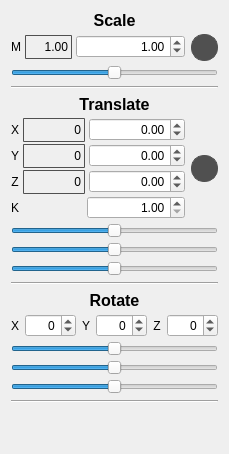
          <widget class="QWidget" name="transform">
           <attribute name="title">
            <string>Transform</string>
           </attribute>
           <layout class="QHBoxLayout" name="horizontalLayout_7">
            <item>
             <layout class="QVBoxLayout" name="verticalLayout">
              <property name="spacing">
               <number>6</number>
              </property>
              <item>
               <layout class="QVBoxLayout" name="verticalLayoutScale">
                <property name="spacing">
                 <number>4</number>
                </property>
                <item>
                 <widget class="QLabel" name="labelScale">
                  <property name="sizePolicy">
                   <sizepolicy hsizetype="Preferred" vsizetype="Fixed">
                    <horstretch>0</horstretch>
                    <verstretch>0</verstretch>
                   </sizepolicy>
                  </property>
                  <property name="font">
                   <font>
                    <pointsize>12</pointsize>
                    <weight>75</weight>
                    <bold>true</bold>
                   </font>
                  </property>
                  <property name="text">
                   <string>Scale</string>
                  </property>
                  <property name="alignment">
                   <set>Qt::AlignCenter</set>
                  </property>
                 </widget>
                </item>
                <item>
                 <layout class="QHBoxLayout" name="horizontalLayout_3">
                  <property name="spacing">
                   <number>6</number>
                  </property>
                  <item>
                   <layout class="QVBoxLayout" name="verticalLayout_2">
                    <property name="spacing">
                     <number>2</number>
                    </property>
                    <item>
                     <layout class="QHBoxLayout" name="horizontalScaleXLayout">
                      <property name="spacing">
                       <number>4</number>
                      </property>
                      <item>
                       <widget class="QLabel" name="labelScaleM">
                        <property name="enabled">
                         <bool>true</bool>
                        </property>
                        <property name="sizePolicy">
                         <sizepolicy hsizetype="Fixed" vsizetype="Preferred">
                          <horstretch>0</horstretch>
                          <verstretch>0</verstretch>
                         </sizepolicy>
                        </property>
                        <property name="text">
                         <string>M</string>
                        </property>
                        <property name="alignment">
                         <set>Qt::AlignCenter</set>
                        </property>
                       </widget>
                      </item>
                      <item>
                       <widget class="QLabel" name="labelScaleValue">
                        <property name="sizePolicy">
                         <sizepolicy hsizetype="Preferred" vsizetype="Fixed">
                          <horstretch>0</horstretch>
                          <verstretch>0</verstretch>
                         </sizepolicy>
                        </property>
                        <property name="styleSheet">
                         <string notr="true">QLabel { 
border-color: rgb(80, 80, 80);
border-style: solid;
border-width:1px;
border-radius:1px;
max-width:45px;
max-height:22px;
min-width:45px;
min-height:22px;
}</string>
                        </property>
                        <property name="text">
                         <string>1.00</string>
                        </property>
                        <property name="alignment">
                         <set>Qt::AlignRight|Qt::AlignTrailing|Qt::AlignVCenter</set>
                        </property>
                       </widget>
                      </item>
                      <item>
                       <widget class="QDoubleSpinBox" name="doubleScaleSpinBox">
                        <property name="sizePolicy">
                         <sizepolicy hsizetype="Minimum" vsizetype="Fixed">
                          <horstretch>0</horstretch>
                          <verstretch>0</verstretch>
                         </sizepolicy>
                        </property>
                        <property name="baseSize">
                         <size>
                          <width>0</width>
                          <height>0</height>
                         </size>
                        </property>
                        <property name="locale">
                         <locale language="English" country="UnitedStates"/>
                        </property>
                        <property name="alignment">
                         <set>Qt::AlignRight|Qt::AlignTrailing|Qt::AlignVCenter</set>
                        </property>
                        <property name="maximum">
                         <double>10.000000000000000</double>
                        </property>
                        <property name="singleStep">
                         <double>0.050000000000000</double>
                        </property>
                        <property name="value">
                         <double>1.000000000000000</double>
                        </property>
                       </widget>
                      </item>
                     </layout>
                    </item>
                   </layout>
                  </item>
                  <item>
                   <widget class="QPushButton" name="pushScaleButton">
                    <property name="minimumSize">
                     <size>
                      <width>27</width>
                      <height>27</height>
                     </size>
                    </property>
                    <property name="font">
                     <font>
                      <pointsize>12</pointsize>
                      <weight>75</weight>
                      <bold>true</bold>
                     </font>
                    </property>
                    <property name="styleSheet">
                     <string notr="true">QPushButton {
color: rgb(249, 249, 249);
background-color: rgb(80, 80, 80);
border-color: rgb(80, 80, 80);
border-style: solid;
border-width:1px;
border-radius:12.5px;
max-width:25px;
max-height:25px;
min-width:25px;
min-height:25px;
}

QPushButton:hover {
background-color: rgb(90, 90, 90);
border-color: rgb(90, 90, 90);
border-style: solid;
border-width:1px;
border-radius:12.5px;
max-width:25px;
max-height:25px;
min-width:25px;
min-height:25px;
}

QPushButton:pressed {
background-color: rgb(99, 99, 99);
border-color: rgb(99, 99, 99);
border-style: solid;
border-width:1px;
border-radius:12.5px;
max-width:25px;
max-height:25px;
min-width:25px;
min-height:25px;
}</string>
                    </property>
                    <property name="text">
                     <string/>
                    </property>
                   </widget>
                  </item>
                 </layout>
                </item>
                <item>
                 <widget class="QSlider" name="horizontalSliderScale">
                  <property name="sizePolicy">
                   <sizepolicy hsizetype="Preferred" vsizetype="Fixed">
                    <horstretch>0</horstretch>
                    <verstretch>0</verstretch>
                   </sizepolicy>
                  </property>
                  <property name="maximum">
                   <number>400</number>
                  </property>
                  <property name="singleStep">
                   <number>1</number>
                  </property>
                  <property name="pageStep">
                   <number>0</number>
                  </property>
                  <property name="value">
                   <number>200</number>
                  </property>
                  <property name="sliderPosition">
                   <number>200</number>
                  </property>
                  <property name="orientation">
                   <enum>Qt::Horizontal</enum>
                  </property>
                 </widget>
                </item>
               </layout>
              </item>
              <item>
               <widget class="Line" name="line_2">
                <property name="orientation">
                 <enum>Qt::Horizontal</enum>
                </property>
               </widget>
              </item>
              <item>
               <layout class="QVBoxLayout" name="verticalLayoutTranslate">
                <property name="spacing">
                 <number>4</number>
                </property>
                <item>
                 <widget class="QLabel" name="labelTranslate">
                  <property name="sizePolicy">
                   <sizepolicy hsizetype="Preferred" vsizetype="Fixed">
                    <horstretch>0</horstretch>
                    <verstretch>0</verstretch>
                   </sizepolicy>
                  </property>
                  <property name="font">
                   <font>
                    <pointsize>12</pointsize>
                    <weight>75</weight>
                    <bold>true</bold>
                   </font>
                  </property>
                  <property name="text">
                   <string>Translate</string>
                  </property>
                  <property name="alignment">
                   <set>Qt::AlignCenter</set>
                  </property>
                 </widget>
                </item>
                <item>
                 <layout class="QHBoxLayout" name="horizontalLayout_4">
                  <property name="spacing">
                   <number>6</number>
                  </property>
                  <item>
                   <layout class="QVBoxLayout" name="verticalLayout_3">
                    <property name="spacing">
                     <number>2</number>
                    </property>
                    <item>
                     <layout class="QHBoxLayout" name="horizontalXTranslateLayout">
                      <property name="spacing">
                       <number>4</number>
                      </property>
                      <item>
                       <widget class="QLabel" name="labelTranslateX">
                        <property name="sizePolicy">
                         <sizepolicy hsizetype="Fixed" vsizetype="Preferred">
                          <horstretch>0</horstretch>
                          <verstretch>0</verstretch>
                         </sizepolicy>
                        </property>
                        <property name="text">
                         <string>X</string>
                        </property>
                        <property name="alignment">
                         <set>Qt::AlignCenter</set>
                        </property>
                       </widget>
                      </item>
                      <item>
                       <widget class="QLabel" name="labelTranslateValueX">
                        <property name="sizePolicy">
                         <sizepolicy hsizetype="Preferred" vsizetype="Fixed">
                          <horstretch>0</horstretch>
                          <verstretch>0</verstretch>
                         </sizepolicy>
                        </property>
                        <property name="styleSheet">
                         <string notr="true">QLabel { 
border-color: rgb(80, 80, 80);
border-style: solid;
border-width:1px;
border-radius:1px;
max-width:60px;
max-height:22px;
min-width:60px;
min-height:22px;
}</string>
                        </property>
                        <property name="text">
                         <string>0</string>
                        </property>
                        <property name="alignment">
                         <set>Qt::AlignRight|Qt::AlignTrailing|Qt::AlignVCenter</set>
                        </property>
                       </widget>
                      </item>
                      <item>
                       <widget class="QDoubleSpinBox" name="doubleTranslateXSpinBox">
                        <property name="locale">
                         <locale language="English" country="UnitedStates"/>
                        </property>
                        <property name="alignment">
                         <set>Qt::AlignRight|Qt::AlignTrailing|Qt::AlignVCenter</set>
                        </property>
                        <property name="minimum">
                         <double>-99.989999999999995</double>
                        </property>
                        <property name="singleStep">
                         <double>0.050000000000000</double>
                        </property>
                       </widget>
                      </item>
                     </layout>
                    </item>
                    <item>
                     <layout class="QHBoxLayout" name="horizontalYTranslateLayout">
                      <property name="spacing">
                       <number>4</number>
                      </property>
                      <item>
                       <widget class="QLabel" name="labelTranslateY">
                        <property name="sizePolicy">
                         <sizepolicy hsizetype="Fixed" vsizetype="Preferred">
                          <horstretch>0</horstretch>
                          <verstretch>0</verstretch>
                         </sizepolicy>
                        </property>
                        <property name="text">
                         <string>Y</string>
                        </property>
                        <property name="alignment">
                         <set>Qt::AlignCenter</set>
                        </property>
                       </widget>
                      </item>
                      <item>
                       <widget class="QLabel" name="labelTranslateValueY">
                        <property name="sizePolicy">
                         <sizepolicy hsizetype="Preferred" vsizetype="Fixed">
                          <horstretch>0</horstretch>
                          <verstretch>0</verstretch>
                         </sizepolicy>
                        </property>
                        <property name="styleSheet">
                         <string notr="true">QLabel { 
border-color: rgb(80, 80, 80);
border-style: solid;
border-width:1px;
border-radius:1px;
max-width:60px;
max-height:22px;
min-width:60px;
min-height:22px;
}</string>
                        </property>
                        <property name="text">
                         <string>0</string>
                        </property>
                        <property name="alignment">
                         <set>Qt::AlignRight|Qt::AlignTrailing|Qt::AlignVCenter</set>
                        </property>
                       </widget>
                      </item>
                      <item>
                       <widget class="QDoubleSpinBox" name="doubleTranslateYSpinBox">
                        <property name="locale">
                         <locale language="English" country="UnitedStates"/>
                        </property>
                        <property name="alignment">
                         <set>Qt::AlignRight|Qt::AlignTrailing|Qt::AlignVCenter</set>
                        </property>
                        <property name="minimum">
                         <double>-99.989999999999995</double>
                        </property>
                        <property name="singleStep">
                         <double>0.050000000000000</double>
                        </property>
                       </widget>
                      </item>
                     </layout>
                    </item>
                    <item>
                     <layout class="QHBoxLayout" name="horizontalZTranslateLayout">
                      <property name="spacing">
                       <number>4</number>
                      </property>
                      <item>
                       <widget class="QLabel" name="labelTranslateZ">
                        <property name="sizePolicy">
                         <sizepolicy hsizetype="Fixed" vsizetype="Preferred">
                          <horstretch>0</horstretch>
                          <verstretch>0</verstretch>
                         </sizepolicy>
                        </property>
                        <property name="text">
                         <string>Z</string>
                        </property>
                        <property name="alignment">
                         <set>Qt::AlignCenter</set>
                        </property>
                       </widget>
                      </item>
                      <item>
                       <widget class="QLabel" name="labelTranslateValueZ">
                        <property name="sizePolicy">
                         <sizepolicy hsizetype="Preferred" vsizetype="Fixed">
                          <horstretch>0</horstretch>
                          <verstretch>0</verstretch>
                         </sizepolicy>
                        </property>
                        <property name="styleSheet">
                         <string notr="true">QLabel { 
border-color: rgb(80, 80, 80);
border-style: solid;
border-width:1px;
border-radius:1px;
max-width:60px;
max-height:22px;
min-width:60px;
min-height:22px;
}</string>
                        </property>
                        <property name="text">
                         <string>0</string>
                        </property>
                        <property name="alignment">
                         <set>Qt::AlignRight|Qt::AlignTrailing|Qt::AlignVCenter</set>
                        </property>
                       </widget>
                      </item>
                      <item>
                       <widget class="QDoubleSpinBox" name="doubleTranslateZSpinBox">
                        <property name="locale">
                         <locale language="English" country="UnitedStates"/>
                        </property>
                        <property name="alignment">
                         <set>Qt::AlignRight|Qt::AlignTrailing|Qt::AlignVCenter</set>
                        </property>
                        <property name="minimum">
                         <double>-99.989999999999995</double>
                        </property>
                        <property name="singleStep">
                         <double>0.050000000000000</double>
                        </property>
                       </widget>
                      </item>
                     </layout>
                    </item>
                    <item>
                     <layout class="QHBoxLayout" name="horizontalLayout_13">
                      <property name="spacing">
                       <number>4</number>
                      </property>
                      <item>
                       <widget class="QLabel" name="labelTranslateK">
                        <property name="sizePolicy">
                         <sizepolicy hsizetype="Fixed" vsizetype="Preferred">
                          <horstretch>0</horstretch>
                          <verstretch>0</verstretch>
                         </sizepolicy>
                        </property>
                        <property name="text">
                         <string>K</string>
                        </property>
                        <property name="alignment">
                         <set>Qt::AlignCenter</set>
                        </property>
                       </widget>
                      </item>
                      <item>
                       <widget class="QLabel" name="labelTranslateValueZ_2">
                        <property name="sizePolicy">
                         <sizepolicy hsizetype="Preferred" vsizetype="Fixed">
                          <horstretch>0</horstretch>
                          <verstretch>0</verstretch>
                         </sizepolicy>
                        </property>
                        <property name="styleSheet">
                         <string notr="true">QLabel { 
max-width:60px;
max-height:22px;
min-width:60px;
min-height:22px;
}</string>
                        </property>
                        <property name="text">
                         <string/>
                        </property>
                        <property name="alignment">
                         <set>Qt::AlignRight|Qt::AlignTrailing|Qt::AlignVCenter</set>
                        </property>
                       </widget>
                      </item>
                      <item>
                       <widget class="QDoubleSpinBox" name="doubleTranslateKSpinBox">
                        <property name="locale">
                         <locale language="English" country="UnitedStates"/>
                        </property>
                        <property name="alignment">
                         <set>Qt::AlignRight|Qt::AlignTrailing|Qt::AlignVCenter</set>
                        </property>
                        <property name="minimum">
                         <double>1.000000000000000</double>
                        </property>
                        <property name="maximum">
                         <double>50.000000000000000</double>
                        </property>
                        <property name="singleStep">
                         <double>0.050000000000000</double>
                        </property>
                       </widget>
                      </item>
                     </layout>
                    </item>
                   </layout>
                  </item>
                  <item>
                   <widget class="QPushButton" name="pushTranslateButton">
                    <property name="font">
                     <font>
                      <pointsize>12</pointsize>
                      <weight>75</weight>
                      <bold>true</bold>
                     </font>
                    </property>
                    <property name="styleSheet">
                     <string notr="true">QPushButton {
color: rgb(249, 249, 249);
background-color: rgb(80, 80, 80);
border-color: rgb(80, 80, 80);
border-style: solid;
border-width:1px;
border-radius:12.5px;
max-width:25px;
max-height:25px;
min-width:25px;
min-height:25px;
}

QPushButton:hover {
background-color: rgb(90, 90, 90);
border-color: rgb(90, 90, 90);
border-style: solid;
border-width:1px;
border-radius:12.5px;
max-width:25px;
max-height:25px;
min-width:25px;
min-height:25px;
}

QPushButton:pressed {
background-color: rgb(99, 99, 99);
border-color: rgb(99, 99, 99);
border-style: solid;
border-width:1px;
border-radius:12.5px;
max-width:25px;
max-height:25px;
min-width:25px;
min-height:25px;
}</string>
                    </property>
                    <property name="text">
                     <string/>
                    </property>
                   </widget>
                  </item>
                 </layout>
                </item>
                <item>
                 <widget class="QSlider" name="horizontalSliderTranslateX">
                  <property name="sizePolicy">
                   <sizepolicy hsizetype="Preferred" vsizetype="Fixed">
                    <horstretch>0</horstretch>
                    <verstretch>0</verstretch>
                   </sizepolicy>
                  </property>
                  <property name="minimum">
                   <number>-100</number>
                  </property>
                  <property name="maximum">
                   <number>100</number>
                  </property>
                  <property name="pageStep">
                   <number>1</number>
                  </property>
                  <property name="value">
                   <number>0</number>
                  </property>
                  <property name="orientation">
                   <enum>Qt::Horizontal</enum>
                  </property>
                 </widget>
                </item>
                <item>
                 <widget class="QSlider" name="horizontalSliderTranslateY">
                  <property name="sizePolicy">
                   <sizepolicy hsizetype="Preferred" vsizetype="Fixed">
                    <horstretch>0</horstretch>
                    <verstretch>0</verstretch>
                   </sizepolicy>
                  </property>
                  <property name="minimum">
                   <number>-100</number>
                  </property>
                  <property name="maximum">
                   <number>100</number>
                  </property>
                  <property name="pageStep">
                   <number>1</number>
                  </property>
                  <property name="value">
                   <number>0</number>
                  </property>
                  <property name="orientation">
                   <enum>Qt::Horizontal</enum>
                  </property>
                 </widget>
                </item>
                <item>
                 <widget class="QSlider" name="horizontalSliderTranslateZ">
                  <property name="sizePolicy">
                   <sizepolicy hsizetype="Preferred" vsizetype="Fixed">
                    <horstretch>0</horstretch>
                    <verstretch>0</verstretch>
                   </sizepolicy>
                  </property>
                  <property name="minimum">
                   <number>-100</number>
                  </property>
                  <property name="maximum">
                   <number>100</number>
                  </property>
                  <property name="pageStep">
                   <number>1</number>
                  </property>
                  <property name="value">
                   <number>0</number>
                  </property>
                  <property name="orientation">
                   <enum>Qt::Horizontal</enum>
                  </property>
                 </widget>
                </item>
               </layout>
              </item>
              <item>
               <widget class="Line" name="line_3">
                <property name="orientation">
                 <enum>Qt::Horizontal</enum>
                </property>
               </widget>
              </item>
              <item>
               <layout class="QVBoxLayout" name="verticalLayoutRotate">
                <property name="spacing">
                 <number>4</number>
                </property>
                <item>
                 <widget class="QLabel" name="labelRotate">
                  <property name="sizePolicy">
                   <sizepolicy hsizetype="Preferred" vsizetype="Fixed">
                    <horstretch>0</horstretch>
                    <verstretch>0</verstretch>
                   </sizepolicy>
                  </property>
                  <property name="font">
                   <font>
                    <pointsize>12</pointsize>
                    <weight>75</weight>
                    <bold>true</bold>
                   </font>
                  </property>
                  <property name="text">
                   <string>Rotate</string>
                  </property>
                  <property name="alignment">
                   <set>Qt::AlignCenter</set>
                  </property>
                 </widget>
                </item>
                <item>
                 <layout class="QHBoxLayout" name="horizontalLayout_5">
                  <property name="spacing">
                   <number>6</number>
                  </property>
                  <item>
                   <widget class="QLabel" name="labelRotateX">
                    <property name="sizePolicy">
                     <sizepolicy hsizetype="Fixed" vsizetype="Preferred">
                      <horstretch>0</horstretch>
                      <verstretch>0</verstretch>
                     </sizepolicy>
                    </property>
                    <property name="text">
                     <string>X</string>
                    </property>
                    <property name="alignment">
                     <set>Qt::AlignCenter</set>
                    </property>
                   </widget>
                  </item>
                  <item>
                   <widget class="QSpinBox" name="spinBoxRotateX">
                    <property name="alignment">
                     <set>Qt::AlignRight|Qt::AlignTrailing|Qt::AlignVCenter</set>
                    </property>
                    <property name="minimum">
                     <number>-180</number>
                    </property>
                    <property name="maximum">
                     <number>180</number>
                    </property>
                   </widget>
                  </item>
                  <item>
                   <widget class="QLabel" name="labelRotateY">
                    <property name="sizePolicy">
                     <sizepolicy hsizetype="Fixed" vsizetype="Preferred">
                      <horstretch>0</horstretch>
                      <verstretch>0</verstretch>
                     </sizepolicy>
                    </property>
                    <property name="text">
                     <string>Y</string>
                    </property>
                    <property name="alignment">
                     <set>Qt::AlignCenter</set>
                    </property>
                   </widget>
                  </item>
                  <item>
                   <widget class="QSpinBox" name="spinBoxRotateY">
                    <property name="alignment">
                     <set>Qt::AlignRight|Qt::AlignTrailing|Qt::AlignVCenter</set>
                    </property>
                    <property name="minimum">
                     <number>-180</number>
                    </property>
                    <property name="maximum">
                     <number>180</number>
                    </property>
                   </widget>
                  </item>
                  <item>
                   <widget class="QLabel" name="labelRotateZ">
                    <property name="sizePolicy">
                     <sizepolicy hsizetype="Fixed" vsizetype="Preferred">
                      <horstretch>0</horstretch>
                      <verstretch>0</verstretch>
                     </sizepolicy>
                    </property>
                    <property name="text">
                     <string>Z</string>
                    </property>
                    <property name="alignment">
                     <set>Qt::AlignCenter</set>
                    </property>
                   </widget>
                  </item>
                  <item>
                   <widget class="QSpinBox" name="spinBoxRotateZ">
                    <property name="alignment">
                     <set>Qt::AlignRight|Qt::AlignTrailing|Qt::AlignVCenter</set>
                    </property>
                    <property name="minimum">
                     <number>-180</number>
                    </property>
                    <property name="maximum">
                     <number>180</number>
                    </property>
                   </widget>
                  </item>
                 </layout>
                </item>
                <item>
                 <widget class="QSlider" name="horizontalSliderRotateX">
                  <property name="sizePolicy">
                   <sizepolicy hsizetype="Preferred" vsizetype="Fixed">
                    <horstretch>0</horstretch>
                    <verstretch>0</verstretch>
                   </sizepolicy>
                  </property>
                  <property name="minimum">
                   <number>-180</number>
                  </property>
                  <property name="maximum">
                   <number>180</number>
                  </property>
                  <property name="value">
                   <number>0</number>
                  </property>
                  <property name="orientation">
                   <enum>Qt::Horizontal</enum>
                  </property>
                 </widget>
                </item>
                <item>
                 <widget class="QSlider" name="horizontalSliderRotateY">
                  <property name="sizePolicy">
                   <sizepolicy hsizetype="Preferred" vsizetype="Fixed">
                    <horstretch>0</horstretch>
                    <verstretch>0</verstretch>
                   </sizepolicy>
                  </property>
                  <property name="minimum">
                   <number>-180</number>
                  </property>
                  <property name="maximum">
                   <number>180</number>
                  </property>
                  <property name="value">
                   <number>0</number>
                  </property>
                  <property name="orientation">
                   <enum>Qt::Horizontal</enum>
                  </property>
                 </widget>
                </item>
                <item>
                 <widget class="QSlider" name="horizontalSliderRotateZ">
                  <property name="sizePolicy">
                   <sizepolicy hsizetype="Preferred" vsizetype="Fixed">
                    <horstretch>0</horstretch>
                    <verstretch>0</verstretch>
                   </sizepolicy>
                  </property>
                  <property name="minimum">
                   <number>-180</number>
                  </property>
                  <property name="maximum">
                   <number>180</number>
                  </property>
                  <property name="value">
                   <number>0</number>
                  </property>
                  <property name="orientation">
                   <enum>Qt::Horizontal</enum>
                  </property>
                 </widget>
                </item>
               </layout>
              </item>
              <item>
               <widget class="Line" name="line">
                <property name="orientation">
                 <enum>Qt::Horizontal</enum>
                </property>
               </widget>
              </item>
              <item>
               <spacer name="verticalSpacer">
                <property name="orientation">
                 <enum>Qt::Vertical</enum>
                </property>
                <property name="sizeHint" stdset="0">
                 <size>
                  <width>20</width>
                  <height>40</height>
                 </size>
                </property>
               </spacer>
              </item>
             </layout>
            </item>
           </layout>
          </widget>
